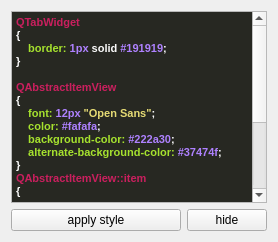
         <widget class="QFrame" name="frame_gridlayout_1">
          <layout class="QGridLayout" name="gridLayout_9" columnstretch="1,1,0">
           <item row="1" column="2">
            <widget class="QPushButton" name="bttn_hideStyleEditor">
             <property name="text">
              <string>hide</string>
             </property>
            </widget>
           </item>
           <item row="1" column="0" colspan="2">
            <widget class="QPushButton" name="bttn_applyStyle">
             <property name="text">
              <string>apply style</string>
             </property>
            </widget>
           </item>
           <item row="0" column="0" colspan="3">
            <widget class="QTextBrowser" name="textBrowser">
             <property name="tabChangesFocus">
              <bool>true</bool>
             </property>
             <property name="undoRedoEnabled">
              <bool>true</bool>
             </property>
             <property name="html">
              <string>&lt;!DOCTYPE HTML PUBLIC &quot;-//W3C//DTD HTML 4.0//EN&quot; &quot;http://www.w3.org/TR/REC-html40/strict.dtd&quot;&gt;
&lt;html&gt;&lt;head&gt;&lt;meta name=&quot;qrichtext&quot; content=&quot;1&quot; /&gt;&lt;style type=&quot;text/css&quot;&gt;
p, li { white-space: pre-wrap; }
&lt;/style&gt;&lt;/head&gt;&lt;body style=&quot; font-family:'Ubuntu'; font-size:9pt; font-weight:400; font-style:normal;&quot; bgcolor=&quot;#272822&quot;&gt;
&lt;p style=&quot; margin-top:0px; margin-bottom:0px; margin-left:0px; margin-right:0px; -qt-block-indent:0; text-indent:0px;&quot;&gt;&lt;span style=&quot; font-family:'Open Sans'; font-size:8pt; font-weight:544; color:#ca1f5e;&quot;&gt;QTabWidget&lt;/span&gt;&lt;/p&gt;
&lt;p style=&quot; margin-top:0px; margin-bottom:0px; margin-left:0px; margin-right:0px; -qt-block-indent:0; text-indent:0px;&quot;&gt;&lt;span style=&quot; font-family:'Open Sans'; font-size:8pt; font-weight:544; color:#fafafa;&quot;&gt;{&lt;/span&gt;&lt;/p&gt;
&lt;p style=&quot; margin-top:0px; margin-bottom:0px; margin-left:0px; margin-right:0px; -qt-block-indent:0; text-indent:0px;&quot;&gt;&lt;span style=&quot; font-family:'Open Sans'; font-size:8pt; font-weight:544; color:#fafafa;&quot;&gt;    &lt;/span&gt;&lt;span style=&quot; font-family:'Open Sans'; font-size:8pt; font-weight:544; color:#a6e22e;&quot;&gt;border:&lt;/span&gt;&lt;span style=&quot; font-family:'Open Sans'; font-size:8pt; font-weight:544; color:#fafafa;&quot;&gt; &lt;/span&gt;&lt;span style=&quot; font-family:'Open Sans'; font-size:8pt; font-weight:544; color:#ae81ff;&quot;&gt;1px&lt;/span&gt;&lt;span style=&quot; font-family:'Open Sans'; font-size:8pt; font-weight:544; color:#fafafa;&quot;&gt; solid &lt;/span&gt;&lt;span style=&quot; font-family:'Open Sans'; font-size:8pt; font-weight:544; color:#ae81ff;&quot;&gt;#191919&lt;/span&gt;&lt;span style=&quot; font-family:'Open Sans'; font-size:8pt; font-weight:544; color:#fafafa;&quot;&gt;;&lt;/span&gt;&lt;/p&gt;
&lt;p style=&quot; margin-top:0px; margin-bottom:0px; margin-left:0px; margin-right:0px; -qt-block-indent:0; text-indent:0px;&quot;&gt;&lt;span style=&quot; font-family:'Open Sans'; font-size:8pt; font-weight:544; color:#fafafa;&quot;&gt;}&lt;/span&gt;&lt;/p&gt;
&lt;p style=&quot;-qt-paragraph-type:empty; margin-top:0px; margin-bottom:0px; margin-left:0px; margin-right:0px; -qt-block-indent:0; text-indent:0px; font-family:'Open Sans'; font-size:8pt; font-weight:544; color:#fafafa;&quot;&gt;&lt;br /&gt;&lt;/p&gt;
&lt;p style=&quot; margin-top:0px; margin-bottom:0px; margin-left:0px; margin-right:0px; -qt-block-indent:0; text-indent:0px;&quot;&gt;&lt;span style=&quot; font-family:'Open Sans'; font-size:8pt; font-weight:544; color:#ca1f5e;&quot;&gt;QAbstractItemView&lt;/span&gt;&lt;/p&gt;
&lt;p style=&quot; margin-top:0px; margin-bottom:0px; margin-left:0px; margin-right:0px; -qt-block-indent:0; text-indent:0px;&quot;&gt;&lt;span style=&quot; font-family:'Open Sans'; font-size:8pt; font-weight:544; color:#fafafa;&quot;&gt;{&lt;/span&gt;&lt;/p&gt;
&lt;p style=&quot; margin-top:0px; margin-bottom:0px; margin-left:0px; margin-right:0px; -qt-block-indent:0; text-indent:0px;&quot;&gt;&lt;span style=&quot; font-family:'Open Sans'; font-size:8pt; font-weight:544; color:#fafafa;&quot;&gt;    &lt;/span&gt;&lt;span style=&quot; font-family:'Open Sans'; font-size:8pt; font-weight:544; color:#a6e22e;&quot;&gt;font:&lt;/span&gt;&lt;span style=&quot; font-family:'Open Sans'; font-size:8pt; font-weight:544; color:#fafafa;&quot;&gt; &lt;/span&gt;&lt;span style=&quot; font-family:'Open Sans'; font-size:8pt; font-weight:544; color:#ae81ff;&quot;&gt;12px&lt;/span&gt;&lt;span style=&quot; font-family:'Open Sans'; font-size:8pt; font-weight:544; color:#fafafa;&quot;&gt; &lt;/span&gt;&lt;span style=&quot; font-family:'Open Sans'; font-size:8pt; font-weight:544; color:#e6db74;&quot;&gt;&amp;quot;Open Sans&amp;quot;&lt;/span&gt;&lt;span style=&quot; font-family:'Open Sans'; font-size:8pt; font-weight:544; color:#fafafa;&quot;&gt;;&lt;/span&gt;&lt;/p&gt;
&lt;p style=&quot; margin-top:0px; margin-bottom:0px; margin-left:0px; margin-right:0px; -qt-block-indent:0; text-indent:0px;&quot;&gt;&lt;span style=&quot; font-family:'Open Sans'; font-size:8pt; font-weight:544; color:#fafafa;&quot;&gt;    &lt;/span&gt;&lt;span style=&quot; font-family:'Open Sans'; font-size:8pt; font-weight:544; color:#a6e22e;&quot;&gt;color:&lt;/span&gt;&lt;span style=&quot; font-family:'Open Sans'; font-size:8pt; font-weight:544; color:#fafafa;&quot;&gt; &lt;/span&gt;&lt;span style=&quot; font-family:'Open Sans'; font-size:8pt; font-weight:544; color:#ae81ff;&quot;&gt;#fafafa&lt;/span&gt;&lt;span style=&quot; font-family:'Open Sans'; font-size:8pt; font-weight:544; color:#fafafa;&quot;&gt;;&lt;/span&gt;&lt;/p&gt;
&lt;p style=&quot; margin-top:0px; margin-bottom:0px; margin-left:0px; margin-right:0px; -qt-block-indent:0; text-indent:0px;&quot;&gt;&lt;span style=&quot; font-family:'Open Sans'; font-size:8pt; font-weight:544; color:#fafafa;&quot;&gt;    &lt;/span&gt;&lt;span style=&quot; font-family:'Open Sans'; font-size:8pt; font-weight:544; color:#a6e22e;&quot;&gt;background-color:&lt;/span&gt;&lt;span style=&quot; font-family:'Open Sans'; font-size:8pt; font-weight:544; color:#fafafa;&quot;&gt; &lt;/span&gt;&lt;span style=&quot; font-family:'Open Sans'; font-size:8pt; font-weight:544; color:#ae81ff;&quot;&gt;#222a30&lt;/span&gt;&lt;span style=&quot; font-family:'Open Sans'; font-size:8pt; font-weight:544; color:#fafafa;&quot;&gt;;&lt;/span&gt;&lt;/p&gt;
&lt;p style=&quot; margin-top:0px; margin-bottom:0px; margin-left:0px; margin-right:0px; -qt-block-indent:0; text-indent:0px;&quot;&gt;&lt;span style=&quot; font-family:'Open Sans'; font-size:8pt; font-weight:544; color:#fafafa;&quot;&gt;    &lt;/span&gt;&lt;span style=&quot; font-family:'Open Sans'; font-size:8pt; font-weight:544; color:#a6e22e;&quot;&gt;alternate-background-color:&lt;/span&gt;&lt;span style=&quot; font-family:'Open Sans'; font-size:8pt; font-weight:544; color:#fafafa;&quot;&gt; &lt;/span&gt;&lt;span style=&quot; font-family:'Open Sans'; font-size:8pt; font-weight:544; color:#ae81ff;&quot;&gt;#37474f&lt;/span&gt;&lt;span style=&quot; font-family:'Open Sans'; font-size:8pt; font-weight:544; color:#fafafa;&quot;&gt;;&lt;/span&gt;&lt;/p&gt;
&lt;p style=&quot; margin-top:0px; margin-bottom:0px; margin-left:0px; margin-right:0px; -qt-block-indent:0; text-indent:0px;&quot;&gt;&lt;span style=&quot; font-family:'Open Sans'; font-size:8pt; font-weight:544; color:#fafafa;&quot;&gt;}&lt;/span&gt;&lt;/p&gt;
&lt;p style=&quot; margin-top:0px; margin-bottom:0px; margin-left:0px; margin-right:0px; -qt-block-indent:0; text-indent:0px;&quot;&gt;&lt;span style=&quot; font-family:'Open Sans'; font-size:8pt; font-weight:544; color:#ca1f5e;&quot;&gt;QAbstractItemView::item&lt;/span&gt;&lt;/p&gt;
&lt;p style=&quot; margin-top:0px; margin-bottom:0px; margin-left:0px; margin-right:0px; -qt-block-indent:0; text-indent:0px;&quot;&gt;&lt;span style=&quot; font-family:'Open Sans'; font-size:8pt; font-weight:544; color:#fafafa;&quot;&gt;{&lt;/span&gt;&lt;/p&gt;
&lt;p style=&quot;-qt-paragraph-type:empty; margin-top:0px; margin-bottom:0px; margin-left:0px; margin-right:0px; -qt-block-indent:0; text-indent:0px; font-family:'Open Sans'; font-size:8pt; font-weight:544; color:#fafafa;&quot;&gt;&lt;br /&gt;&lt;/p&gt;
&lt;p style=&quot; margin-top:0px; margin-bottom:0px; margin-left:0px; margin-right:0px; -qt-block-indent:0; text-indent:0px;&quot;&gt;&lt;span style=&quot; font-family:'Open Sans'; font-size:8pt; font-weight:544; color:#fafafa;&quot;&gt;}&lt;/span&gt;&lt;/p&gt;
&lt;p style=&quot; margin-top:0px; margin-bottom:0px; margin-left:0px; margin-right:0px; -qt-block-indent:0; text-indent:0px;&quot;&gt;&lt;span style=&quot; font-family:'Open Sans'; font-size:8pt; font-weight:544; color:#ca1f5e;&quot;&gt;QHeaderView&lt;/span&gt;&lt;/p&gt;
&lt;p style=&quot; margin-top:0px; margin-bottom:0px; margin-left:0px; margin-right:0px; -qt-block-indent:0; text-indent:0px;&quot;&gt;&lt;span style=&quot; font-family:'Open Sans'; font-size:8pt; font-weight:544; color:#fafafa;&quot;&gt;{&lt;/span&gt;&lt;/p&gt;
&lt;p style=&quot;-qt-paragraph-type:empty; margin-top:0px; margin-bottom:0px; margin-left:0px; margin-right:0px; -qt-block-indent:0; text-indent:0px; font-family:'Open Sans'; font-size:8pt; font-weight:544; color:#fafafa;&quot;&gt;&lt;br /&gt;&lt;/p&gt;
&lt;p style=&quot; margin-top:0px; margin-bottom:0px; margin-left:0px; margin-right:0px; -qt-block-indent:0; text-indent:0px;&quot;&gt;&lt;span style=&quot; font-family:'Open Sans'; font-size:8pt; font-weight:544; color:#fafafa;&quot;&gt;}&lt;/span&gt;&lt;/p&gt;
&lt;p style=&quot; margin-top:0px; margin-bottom:0px; margin-left:0px; margin-right:0px; -qt-block-indent:0; text-indent:0px;&quot;&gt;&lt;span style=&quot; font-family:'Open Sans'; font-size:8pt; font-weight:544; color:#ca1f5e;&quot;&gt;QHeaderView::section&lt;/span&gt;&lt;/p&gt;
&lt;p style=&quot; margin-top:0px; margin-bottom:0px; margin-left:0px; margin-right:0px; -qt-block-indent:0; text-indent:0px;&quot;&gt;&lt;span style=&quot; font-family:'Open Sans'; font-size:8pt; font-weight:544; color:#fafafa;&quot;&gt;{&lt;/span&gt;&lt;/p&gt;
&lt;p style=&quot;-qt-paragraph-type:empty; margin-top:0px; margin-bottom:0px; margin-left:0px; margin-right:0px; -qt-block-indent:0; text-indent:0px; font-family:'Open Sans'; font-size:8pt; font-weight:544; color:#fafafa;&quot;&gt;&lt;br /&gt;&lt;/p&gt;
&lt;p style=&quot; margin-top:0px; margin-bottom:0px; margin-left:0px; margin-right:0px; -qt-block-indent:0; text-indent:0px;&quot;&gt;&lt;span style=&quot; font-family:'Open Sans'; font-size:8pt; font-weight:544; color:#fafafa;&quot;&gt;}&lt;/span&gt;&lt;/p&gt;&lt;/body&gt;&lt;/html&gt;</string>
             </property>
             <property name="textInteractionFlags">
              <set>Qt::LinksAccessibleByKeyboard|Qt::LinksAccessibleByMouse|Qt::TextBrowserInteraction|Qt::TextEditable|Qt::TextEditorInteraction|Qt::TextSelectableByKeyboard|Qt::TextSelectableByMouse</set>
             </property>
             <property name="openExternalLinks">
              <bool>true</bool>
             </property>
            </widget>
           </item>
          </layout>
         </widget>
